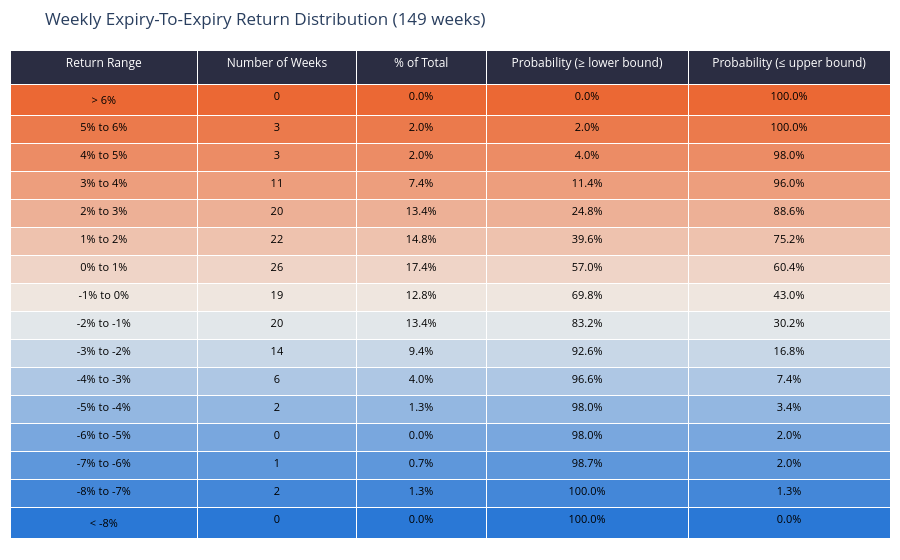

Here is the notebook cell this chart was saved with:
### Markdown cell above
## Return Distribution — Expiry-To-Expiry Close Move %

Every weekly `expiry_move_pct` bucketed into 1% return ranges, ordered best to worst, with the probability of landing at or beyond each bound — the same shape as a broker's option-probability table. Colour runs warm for gains, cool for losses, neutral through the middle.

### Code cell
edges = np.arange(LOWER_TAIL, UPPER_TAIL + BIN_WIDTH, BIN_WIDTH)
bin_edges = [-np.inf, *edges, np.inf]

labels = [f"< {LOWER_TAIL:.0f}%"]
labels += [f"{lo:.0f}% to {hi:.0f}%" for lo, hi in zip(edges[:-1], edges[1:])]
labels.append(f"> {UPPER_TAIL:.0f}%")

bucket = pd.cut(moves["expiry_move_pct"], bins=bin_edges, labels=labels, right=False)
dist = bucket.value_counts().reindex(labels[::-1]).rename("periods").to_frame()   # best bucket first

total = int(dist["periods"].sum())
dist["pct_of_total"] = dist["periods"] / total * 100
dist["prob_at_least"] = dist["periods"].cumsum() / total * 100          # P(return >= bucket lower bound)
dist["prob_at_most"] = 100 - dist["prob_at_least"] + dist["pct_of_total"]  # P(return <= bucket upper bound)


def diverging(n: int) -> list[str]:
    """Warm (best) to neutral to cool (worst), matching the up/down poles used throughout."""
    colors = []
    for t in np.linspace(1.0, -1.0, n):
        pole = UP_COLOR if t >= 0 else DOWN_COLOR
        mix = abs(t)
        colors.append("rgb({},{},{})".format(*[int(NEUTRAL[i] + (pole[i] - NEUTRAL[i]) * mix) for i in range(3)]))
    return colors


row_colors = diverging(len(dist))

fig = go.Figure(
    data=[
        go.Table(
            columnwidth=[130, 110, 90, 140, 140],
            header=dict(
                values=[
                    "Return Range", "Number of Weeks", "% of Total",
                    "Probability (≥ lower bound)", "Probability (≤ upper bound)",
                ],
                fill_color=HEADER_FILL,
                font=dict(color="white", size=12),
                align="center",
                height=34,
            ),
            cells=dict(
                values=[
                    dist.index,
                    dist["periods"],
                    dist["pct_of_total"].map("{:.1f}%".format),
                    dist["prob_at_least"].map("{:.1f}%".format),
                    dist["prob_at_most"].map("{:.1f}%".format),
                ],
                fill_color=[row_colors] * 5,
                font=dict(color="black", size=11),
                align="center",
                height=28,
            ),
        )
    ]
)
fig.update_layout(
    title=f"Weekly Expiry-To-Expiry Return Distribution ({total} weeks)",
    height=560,
    margin=dict(t=50, b=10, l=10, r=10),
)
fig.show()

### Figure 1 — Plotly figure (JSON) as saved in the notebook; plotly's stock layout.template omitted (floating-point values rounded to 4 significant figures)
{"data": [{"cells": {"align": "center", "fill": {"color": [["rgb(235,104,52)", "rgb(235,122,76)", "rgb(236,140,101)", "rgb(237,158,125)", "rgb(237,176,150)", "rgb(238,194,174)", "rgb(239,212,199)", "rgb(239,230,223)", "rgb(226,231,234)", "rgb(200,215,231)", "rgb(174,199,228)", "rgb(147,183,225)", "rgb(121,167,222)", "rgb(94,151,219)", "rgb(68,135,216)", "rgb(42,120,214)"], ["rgb(235,104,52)", "rgb(235,122,76)", "rgb(236,140,101)", "rgb(237,158,125)", "rgb(237,176,150)", "rgb(238,194,174)", "rgb(239,212,199)", "rgb(239,230,223)", "rgb(226,231,234)", "rgb(200,215,231)", "rgb(174,199,228)", "rgb(147,183,225)", "rgb(121,167,222)", "rgb(94,151,219)", "rgb(68,135,216)", "rgb(42,120,214)"], ["rgb(235,104,52)", "rgb(235,122,76)", "rgb(236,140,101)", "rgb(237,158,125)", "rgb(237,176,150)", "rgb(238,194,174)", "rgb(239,212,199)", "rgb(239,230,223)", "rgb(226,231,234)", "rgb(200,215,231)", "rgb(174,199,228)", "rgb(147,183,225)", "rgb(121,167,222)", "rgb(94,151,219)", "rgb(68,135,216)", "rgb(42,120,214)"], ["rgb(235,104,52)", "rgb(235,122,76)", "rgb(236,140,101)", "rgb(237,158,125)", "rgb(237,176,150)", "rgb(238,194,174)", "rgb(239,212,199)", "rgb(239,230,223)", "rgb(226,231,234)", "rgb(200,215,231)", "rgb(174,199,228)", "rgb(147,183,225)", "rgb(121,167,222)", "rgb(94,151,219)", "rgb(68,135,216)", "rgb(42,120,214)"], ["rgb(235,104,52)", "rgb(235,122,76)", "rgb(236,140,101)", "rgb(237,158,125)", "rgb(237,176,150)", "rgb(238,194,174)", "rgb(239,212,199)", "rgb(239,230,223)", "rgb(226,231,234)", "rgb(200,215,231)", "rgb(174,199,228)", "rgb(147,183,225)", "rgb(121,167,222)", "rgb(94,151,219)", "rgb(68,135,216)", "rgb(42,120,214)"]]}, "font": {"color": "black", "size": 11}, "height": 28, "values": [["> 6%", "5% to 6%", "4% to 5%", "3% to 4%", "2% to 3%", "1% to 2%", "0% to 1%", "-1% to 0%", "-2% to -1%", "-3% to -2%", "-4% to -3%", "-5% to -4%", "-6% to -5%", "-7% to -6%", "-8% to -7%", "< -8%"], [0, 3, 3, 11, 20, 22, 26, 19, 20, 14, 6, 2, 0, 1, 2, 0], ["0.0%", "2.0%", "2.0%", "7.4%", "13.4%", "14.8%", "17.4%", "12.8%", "13.4%", "9.4%", "4.0%", "1.3%", "0.0%", "0.7%", "1.3%", "0.0%"], ["0.0%", "2.0%", "4.0%", "11.4%", "24.8%", "39.6%", "57.0%", "69.8%", "83.2%", "92.6%", "96.6%", "98.0%", "98.0%", "98.7%", "100.0%", "100.0%"], ["100.0%", "100.0%", "98.0%", "96.0%", "88.6%", "75.2%", "60.4%", "43.0%", "30.2%", "16.8%", "7.4%", "3.4%", "2.0%", "2.0%", "1.3%", "0.0%"]]}, "columnwidth": [130, 110, 90, 140, 140], "header": {"align": "center", "fill": {"color": "#2b2d42"}, "font": {"color": "white", "size": 12}, "height": 34, "values": ["Return Range", "Number of Weeks", "% of Total", "Probability (≥ lower bound)", "Probability (≤ upper bound)"]}, "type": "table"}], "layout": {"height": 560, "margin": {"b": 10, "l": 10, "r": 10, "t": 50}, "title": {"text": "Weekly Expiry-To-Expiry Return Distribution (149 weeks)"}}}
